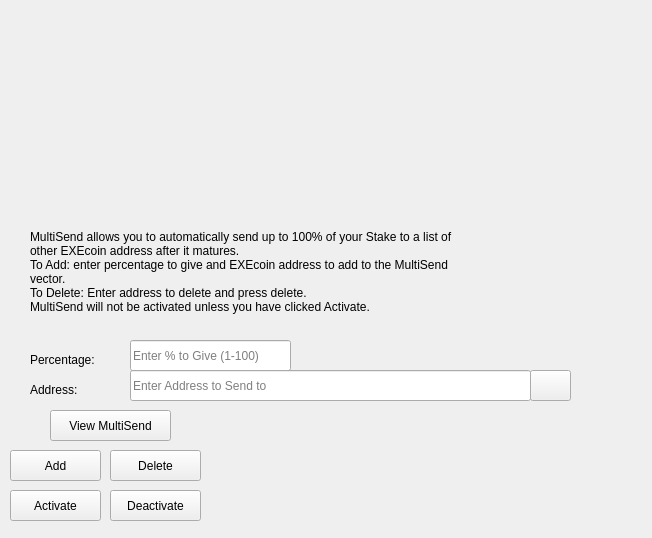
<?xml version="1.0" encoding="UTF-8"?>
<ui version="4.0">
 <class>StakeForCharityDialog</class>
 <widget class="QWidget" name="StakeForCharityDialog">
  <property name="windowModality">
   <enum>Qt::NonModal</enum>
  </property>
  <property name="geometry">
   <rect>
    <x>0</x>
    <y>0</y>
    <width>652</width>
    <height>538</height>
   </rect>
  </property>
  <property name="windowTitle">
   <string>Stake For Charity</string>
  </property>
  <widget class="QLineEdit" name="charityPercentEdit">
   <property name="geometry">
    <rect>
     <x>130</x>
     <y>340</y>
     <width>161</width>
     <height>31</height>
    </rect>
   </property>
   <property name="toolTip">
    <string>Enter whole numbers 1 - 100</string>
   </property>
   <property name="placeholderText">
    <string>Enter % to Give (1-100)</string>
   </property>
  </widget>
  <widget class="QLineEdit" name="charityAddressEdit">
   <property name="geometry">
    <rect>
     <x>130</x>
     <y>370</y>
     <width>401</width>
     <height>31</height>
    </rect>
   </property>
   <property name="toolTip">
    <string/>
   </property>
   <property name="placeholderText">
    <string>Enter Address to Send to</string>
   </property>
  </widget>
  <widget class="QLabel" name="label_12">
   <property name="geometry">
    <rect>
     <x>30</x>
     <y>230</y>
     <width>451</width>
     <height>121</height>
    </rect>
   </property>
   <property name="lineWidth">
    <number>1</number>
   </property>
   <property name="text">
    <string>MultiSend allows you to automatically send up to 100% of your Stake to a list of other EXEcoin address after it matures.
To Add: enter percentage to give and EXEcoin address to add to the MultiSend vector. 
To Delete: Enter address to delete and press delete.
MultiSend will not be activated unless you have clicked Activate.</string>
   </property>
   <property name="alignment">
    <set>Qt::AlignLeading|Qt::AlignLeft|Qt::AlignTop</set>
   </property>
   <property name="wordWrap">
    <bool>true</bool>
   </property>
  </widget>
  <widget class="QLabel" name="message">
   <property name="geometry">
    <rect>
     <x>210</x>
     <y>430</y>
     <width>381</width>
     <height>91</height>
    </rect>
   </property>
   <property name="text">
    <string/>
   </property>
  </widget>
  <widget class="QPushButton" name="addButton">
   <property name="geometry">
    <rect>
     <x>10</x>
     <y>450</y>
     <width>91</width>
     <height>31</height>
    </rect>
   </property>
   <property name="toolTip">
    <string/>
   </property>
   <property name="statusTip">
    <string>Add to MultiSend Vector</string>
   </property>
   <property name="text">
    <string>Add</string>
   </property>
  </widget>
  <widget class="QPushButton" name="disableButton">
   <property name="geometry">
    <rect>
     <x>110</x>
     <y>490</y>
     <width>91</width>
     <height>31</height>
    </rect>
   </property>
   <property name="statusTip">
    <string>Deactivate MultiSend</string>
   </property>
   <property name="text">
    <string>Deactivate</string>
   </property>
  </widget>
  <widget class="QPushButton" name="addressBookButton">
   <property name="geometry">
    <rect>
     <x>530</x>
     <y>370</y>
     <width>41</width>
     <height>31</height>
    </rect>
   </property>
   <property name="toolTip">
    <string>Choose an address from the address book</string>
   </property>
   <property name="text">
    <string/>
   </property>
   <property name="icon">
    <iconset resource="../bitcoin.qrc">
     <normaloff>:/icons/address-book</normaloff>:/icons/address-book</iconset>
   </property>
   <property name="shortcut">
    <string>Alt+A</string>
   </property>
   <property name="autoDefault">
    <bool>false</bool>
   </property>
  </widget>
  <widget class="QLabel" name="label">
   <property name="geometry">
    <rect>
     <x>30</x>
     <y>350</y>
     <width>91</width>
     <height>20</height>
    </rect>
   </property>
   <property name="toolTip">
    <string>Percentage of stake to send</string>
   </property>
   <property name="text">
    <string>Percentage:</string>
   </property>
  </widget>
  <widget class="QLabel" name="label_5">
   <property name="geometry">
    <rect>
     <x>30</x>
     <y>380</y>
     <width>91</width>
     <height>20</height>
    </rect>
   </property>
   <property name="toolTip">
    <string>Address to send portion of stake to</string>
   </property>
   <property name="text">
    <string>Address:</string>
   </property>
  </widget>
  <widget class="QPushButton" name="deleteButton">
   <property name="geometry">
    <rect>
     <x>110</x>
     <y>450</y>
     <width>91</width>
     <height>31</height>
    </rect>
   </property>
   <property name="toolTip">
    <string/>
   </property>
   <property name="statusTip">
    <string>Delete Address From MultiSend Vector</string>
   </property>
   <property name="text">
    <string>Delete</string>
   </property>
  </widget>
  <widget class="QPushButton" name="activateButton">
   <property name="geometry">
    <rect>
     <x>10</x>
     <y>490</y>
     <width>91</width>
     <height>31</height>
    </rect>
   </property>
   <property name="statusTip">
    <string>Activate MultiSend</string>
   </property>
   <property name="text">
    <string>Activate</string>
   </property>
  </widget>
  <widget class="QPushButton" name="viewButton">
   <property name="geometry">
    <rect>
     <x>50</x>
     <y>410</y>
     <width>121</width>
     <height>31</height>
    </rect>
   </property>
   <property name="toolTip">
    <string/>
   </property>
   <property name="statusTip">
    <string>View MultiSend Vector</string>
   </property>
   <property name="text">
    <string>View MultiSend</string>
   </property>
  </widget>
  <widget class="QLabel" name="imagelabel">
   <property name="geometry">
    <rect>
     <x>160</x>
     <y>10</y>
     <width>231</width>
     <height>211</height>
    </rect>
   </property>
   <property name="styleSheet">
    <string notr="true">image: url(:/icons/circuit);</string>
   </property>
   <property name="text">
    <string/>
   </property>
  </widget>
 </widget>
 <resources>
  <include location="../bitcoin.qrc"/>
 </resources>
 <connections/>
</ui>
